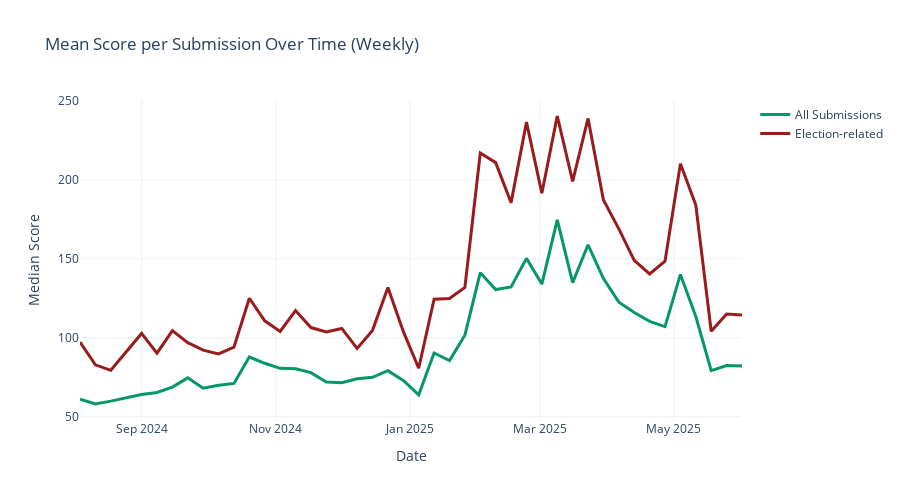
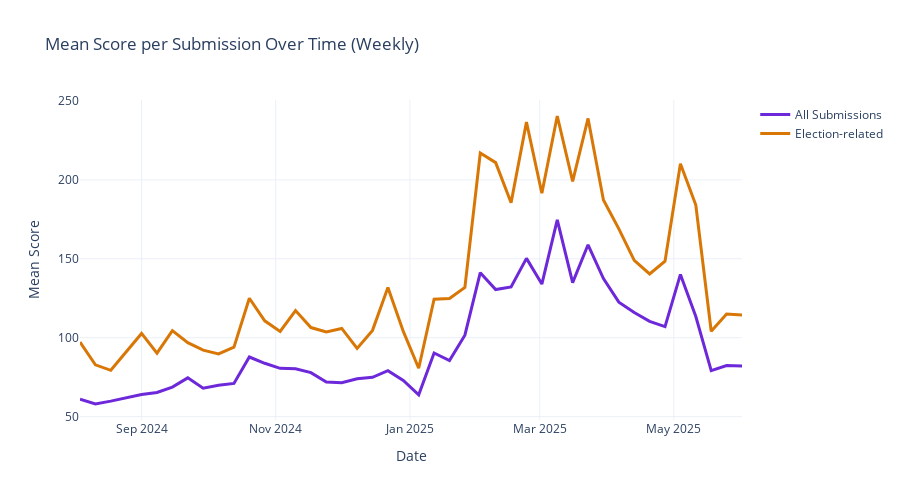

The notebook cell saved with these charts, in order:
### Markdown cell above
## What was the average score over time for submissions?

### Code cell
weekly_total_score = (
    submissions_df.groupby(pd.Grouper(key='created_utc', freq='W'))['score']
    .mean()
)
weekly_election_score = (
    submissions_df[submissions_df['is_election_related']]
    .groupby(pd.Grouper(key='created_utc', freq='W'))['score']
    .mean()
)

fig = go.Figure()

fig.add_trace(go.Scatter(
    x=weekly_total_score.index,
    y=weekly_total_score.values,
    mode='lines',
    name='All Submissions',
    line=dict(color='#059669', width=3)
))
fig.add_trace(go.Scatter(
    x=weekly_election_score.index,
    y=weekly_election_score.values,
    mode='lines',
    name='Election-related',
    line=dict(color='#991B1B', width=3)
))

fig.update_layout(
    title='Mean Score per Submission Over Time (Weekly)',
    xaxis_title='Date',
    yaxis_title='Median Score',
    template='plotly_white',
    hovermode='x unified',
    height=500
)
fig.show()

weekly_total_mean = (
    submissions_df.groupby(pd.Grouper(key='created_utc', freq='W'))['score']
    .mean()
)
weekly_election_mean = (
    submissions_df[submissions_df['is_election_related']]
    .groupby(pd.Grouper(key='created_utc', freq='W'))['score']
    .mean()
)

fig = go.Figure()

fig.add_trace(go.Scatter(
    x=weekly_total_mean.index,
    y=weekly_total_mean.values,
    mode='lines',
    name='All Submissions',
    line=dict(color='#6D28D9', width=3)
))
fig.add_trace(go.Scatter(
    x=weekly_election_mean.index,
    y=weekly_election_mean.values,
    mode='lines',
    name='Election-related',
    line=dict(color='#D97706', width=3)
))

fig.update_layout(
    title='Mean Score per Submission Over Time (Weekly)',
    xaxis_title='Date',
    yaxis_title='Mean Score',
    template='plotly_white',
    hovermode='x unified',
    height=500
)
fig.show()
